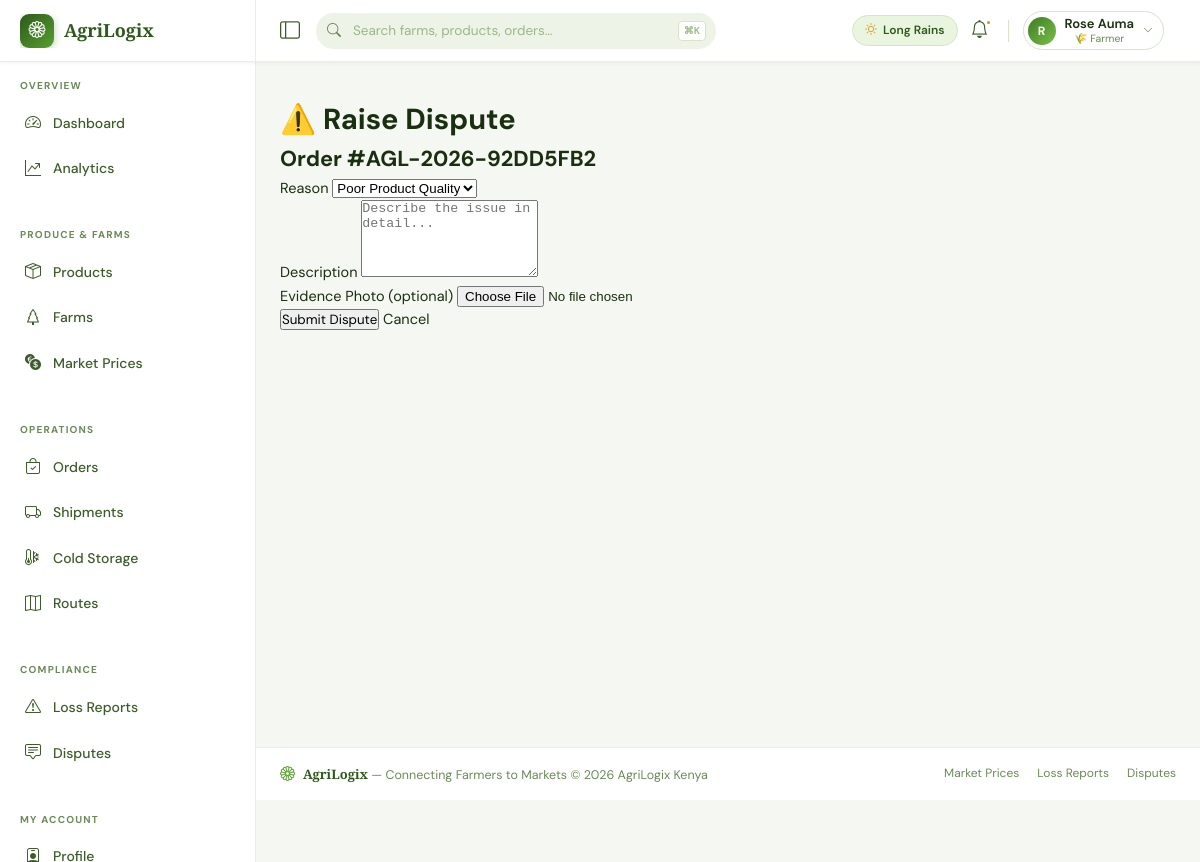
Page /orders/9/dispute/ (signed in) on the committed database.
### web_app/models.py (models this page shows, shortened)
class User(AbstractUser):
    ROLE_CHOICES = [
        ('farmer', '🌾 Farmer'),
        ('buyer', '🏪 Buyer / Market'),
        ('driver', '🚛 Logistics Driver'),
        ('cold_storage', '❄️ Cold Storage Operator'),
        ('admin', '⚙️ Platform Admin'),
    ]
    role = models.CharField(max_length=20, choices=ROLE_CHOICES, default='buyer')
    phone = models.CharField(max_length=20, unique=True, null=True, blank=True)
    profile_photo = models.ImageField(upload_to='profiles/', null=True, blank=True)
    location = models.CharField(max_length=255, blank=True)
    latitude = models.DecimalField(max_digits=9, decimal_places=6, null=True, blank=True)
    longitude = models.DecimalField(max_digits=9, decimal_places=6, null=True, blank=True)
    is_verified = models.BooleanField(default=False)
    rating = models.DecimalField(max_digits=3, decimal_places=2, default=0.00)
    total_transactions = models.PositiveIntegerField(default=0)
    created_at = models.DateTimeField(auto_now_add=True)
    updated_at = models.DateTimeField(auto_now=True)
    class Meta:
        verbose_name = "User"
        verbose_name_plural = "Users"

class Order(models.Model):
    STATUS_CHOICES = [
        ('draft', '📝 Draft'),
        ('pending', '⏳ Pending Farmer Confirmation'),
        ('confirmed', '✅ Confirmed'),
        ('payment_pending', '💳 Payment Pending'),
        ('paid', '💰 Paid'),
        ('processing', '⚙️ Processing'),
        ('dispatched', '🚛 Dispatched'),
        ('delivered', '📦 Delivered'),
        ('completed', '🎉 Completed'),
        ('cancelled', '❌ Cancelled'),
        ('disputed', '⚠️ Disputed'),
    ]
    PAYMENT_METHODS = [
        ('mpesa', 'M-Pesa'),
        ('bank', 'Bank Transfer'),
        ('cod', 'Cash on Delivery'),
        ('escrow', 'AgriLogix Escrow'),
    ]
    order_number = models.CharField(max_length=20, unique=True)
    buyer = models.ForeignKey(User, on_delete=models.CASCADE, related_name='orders_placed',
                               limit_choices_to={'role': 'buyer'})
    farmer = models.ForeignKey(User, on_delete=models.CASCADE, related_name='orders_received',
                                limit_choices_to={'role': 'farmer'})
    shipment = models.OneToOneField(Shipment, on_delete=models.SET_NULL, null=True, blank=True,
                                    related_name='order')
    status = models.CharField(max_length=20, choices=STATUS_CHOICES, default='pending')
    subtotal = models.DecimalField(max_digits=12, decimal_places=2, default=0)
    shipping_cost = models.DecimalField(max_digits=10, decimal_places=2, default=0)
    platform_fee = models.DecimalField(max_digits=10, decimal_places=2, default=0)
    total_amount = models.DecimalField(max_digits=12, decimal_places=2, default=0)
    payment_method = models.CharField(max_length=20, choices=PAYMENT_METHODS, default='mpesa')
    payment_reference = models.CharField(max_length=100, blank=True)
    payment_date = models.DateTimeField(null=True, blank=True)
    delivery_address = models.CharField(max_length=300)
    delivery_latitude = models.DecimalField(max_digits=9, decimal_places=6, null=True, blank=True)
    delivery_longitude = models.DecimalField(max_digits=9, decimal_places=6, null=True, blank=True)
    requested_delivery_date = models.DateField(null=True, blank=True)
    buyer_notes = models.TextField(blank=True)
    farmer_notes = models.TextField(blank=True)
    created_at = models.DateTimeField(auto_now_add=True)
    updated_at = models.DateTimeField(auto_now=True)
    completed_at = models.DateTimeField(null=True, blank=True)
    class Meta:
        ordering = ['-created_at']
        verbose_name = "Order"
        verbose_name_plural = "Orders"

### web_app/views.py (the view, shortened to what this page needs)
# urls.py: path('orders/<int:order_pk>/dispute/', views.dispute_create_view, name='dispute_create'),
@login_required
def dispute_create_view(request, order_pk):
    order = get_object_or_404(Order, pk=order_pk)
    if request.user not in [order.buyer, order.farmer]:
        messages.error(request, 'Access denied.')
        return redirect('order_detail', pk=order_pk)
    return render(request, 'disputes/create.html', {
        'order': order,
        'reasons': Dispute.REASONS,
    })

### templates/disputes/create.html (shortened to what this page needs)
{% extends 'base.html' %}
{% block content %}
<h1>⚠️ Raise Dispute</h1>
<h2>Order #{{ order.order_number }}</h2>
<form method="post" enctype="multipart/form-data">
    <label>Reason
        <select name="reason" required>
            {% for value, label in reasons %}
                <option value="{{ value }}">{{ label }}</option>
            {% endfor %}
        </select>
    </label><br>
    <label>Description
        <textarea name="description" rows="5" required placeholder="Describe the issue in detail..."></textarea>
    </label><br>
    <label>Evidence Photo (optional)
        <input type="file" name="evidence_photo" accept="image/*">
    </label><br>
    <button type="submit">Submit Dispute</button>
    <a href="{% url 'order_detail' order.pk %}">Cancel</a>
</form>
{% endblock %}

### templates/base.html (shortened to what this page needs)
<!DOCTYPE html>
<html lang="en">
<head>
    <link href="https://cdn.jsdelivr.net/npm/bootstrap-icons@1.11.3/font/bootstrap-icons.min.css" rel="stylesheet">
</head>
<body>
<nav id="topnav" role="banner">
    <div class="nav-brand-zone">
        <a href="{% url 'dashboard' %}" style="display:flex;align-items:center;gap:10px;overflow:hidden;">
            <div class="brand-logo"><i class="bi bi-flower1"></i></div>
            <span class="brand-text">AgriLogix</span>
        </a>
    </div>
    <div class="nav-controls">
        <button class="sidebar-toggle-btn" id="sidebarToggle" aria-label="Toggle sidebar" title="Toggle navigation">
            <i class="bi bi-layout-sidebar"></i>
        </button>
        <div class="nav-search" role="search">
            <input type="text" id="globalSearch" placeholder="Search farms, products, orders…" autocomplete="off" aria-label="Global search">
            <span class="search-kbd">⌘K</span>
        </div>
        <div class="nav-right">
            {% if user.is_authenticated %}
            <div class="season-chip">
                <i class="bi bi-sun" style="color:var(--amber-400);"></i> Long Rains
            </div>
            <a href="{% url 'notification_list' %}" class="nav-icon-btn" aria-label="Notifications">
                <i class="bi bi-bell"></i>
                {% if unread_count %}
                    <span class="notif-count">{{ unread_count }}</span>
                {% else %}
                    <span class="notif-pip"></span>
                {% endif %}
            </a>
            <div class="profile-dropdown">
                <button class="profile-btn" id="profileToggle" aria-haspopup="true" aria-expanded="false">
                    <div class="p-avatar">{{ user.get_full_name|default:user.username|first|upper }}</div>
                    <div class="p-info">
                        <span class="p-name">{{ user.get_full_name|default:user.username }}</span>
                        <span class="p-role">{{ user.get_role_display }}</span>
                    </div>
                    <i class="bi bi-chevron-down p-chevron"></i>
                </button>
            </div>
            {% else %}
            <div class="auth-links">
                <a href="{% url 'login' %}" class="btn-ghost">Sign In</a>
                <a href="{% url 'register' %}" class="btn-solid">Get Started</a>
            </div>
            {% endif %}
        </div>
    </div>
</nav>
<div id="layout">
    <aside id="sidebar" role="navigation" aria-label="Main navigation">
        <div class="sidebar-inner">
            <span class="sb-section-label">Overview</span>
            <a href="{% url 'dashboard' %}" class="sidebar-link"><i class="bi bi-speedometer2"></i> Dashboard</a>
            <a href="{% url 'analytics_dashboard' %}" class="sidebar-link"><i class="bi bi-graph-up-arrow"></i> Analytics</a>
            <span class="sb-section-label">Produce &amp; Farms</span>
            <a href="{% url 'product_list' %}" class="sidebar-link"><i class="bi bi-box-seam"></i> Products</a>
            <a href="{% url 'farm_list' %}" class="sidebar-link"><i class="bi bi-tree"></i> Farms</a>
            <a href="{% url 'market_prices' %}" class="sidebar-link"><i class="bi bi-currency-exchange"></i> Market Prices</a>
            <span class="sb-section-label">Operations</span>
            <a href="{% url 'order_list' %}" class="sidebar-link"><i class="bi bi-bag-check"></i> Orders</a>
            <a href="{% url 'shipment_list' %}" class="sidebar-link"><i class="bi bi-truck"></i> Shipments</a>
            <a href="{% url 'cold_storage_list' %}" class="sidebar-link"><i class="bi bi-thermometer-snow"></i> Cold Storage</a>
            <a href="{% url 'route_list' %}" class="sidebar-link"><i class="bi bi-map"></i> Routes</a>
            <span class="sb-section-label">Compliance</span>
            <a href="{% url 'loss_report_list' %}" class="sidebar-link"><i class="bi bi-exclamation-triangle"></i> Loss Reports</a>
            <a href="{% url 'dispute_list' %}" class="sidebar-link"><i class="bi bi-chat-square-text"></i> Disputes</a>
            {% if user.is_authenticated %}
            <span class="sb-section-label">My Account</span>
            <a href="{% url 'profile' %}" class="sidebar-link"><i class="bi bi-person-badge"></i> Profile</a>
            {% endif %}
        </div>
    </aside>
    <div id="page-content">
        <div id="breadcrumb-wrap">{% block breadcrumb %}{% endblock %}</div>
        <main id="main-content">
            {% block content %}{% endblock %}
        </main>
        <footer id="footer">
            <div class="footer-brand">
                <i class="bi bi-flower1" style="color:var(--green-400);font-size:15px;"></i>
                <span><strong>AgriLogix</strong> — Connecting Farmers to Markets &copy; {% now "Y" %} AgriLogix Kenya</span>
            </div>
            <nav class="footer-links" aria-label="Footer links">
                <a href="{% url 'market_prices' %}">Market Prices</a>
                <a href="{% url 'loss_report_list' %}">Loss Reports</a>
                <a href="{% url 'dispute_list' %}">Disputes</a>
            </nav>
        </footer>
    </div>
</div>
</body>
</html>

### rows in the picture
User: get_full_name|first "R", get_full_name "Rose Auma", role "🌾 Farmer"
Order: order_number "AGL-2026-92DD5FB2"

### other values in the picture
form field reason "Poor Product Quality"
